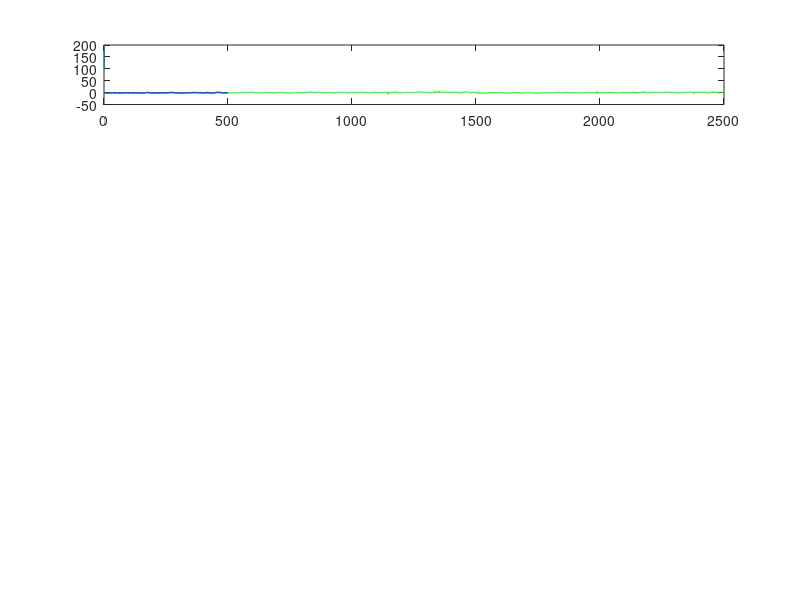

This chart was generated by the following MATLAB code: (Note: this script raises an error after producing the figure.)
function [Clustering] = ClusteringML(TS, MM, MaxStep)

MM=[65:5:80];
%TS=load('TheBells_MFCC.txt');
TS=load('Winding_data.txt');
TS=TS(:,1);
%TS=[TS;TS];

wL = int64(500);
if (~exist('MaxStep','var')), MaxStep=100; end;



%TS=TS(1:wL);

TS = TS(:)';
%clc;
t_ref0 = cputime;
h=figure(4);
h = subplot(5,5,1:5);
W = double(wL);
rate=0;

%hold (h, 'on');

Mark = zeros(1,length(TS));
Cluster = [];
ClusterPath = {};
Cost_Add = [inf 0 0 0];
ActionList(1,:) = [0 0 0];

% Initial Motif variable
for k=1:length(MM)
    Motif(k,:) = [inf 0 0 MM(k)];
end

step=1;
s=1;
e=0;
plot(h,TS,'g','LineWidth',1);
hold on;
while (s<length(TS) && e<length(TS)-1)
    
    e=s+W-1;
    if e>length(TS)-1
        e=length(TS)-1;
    end
    NoMotif(1:length(MM)) = false;
   plot(h,(s:e),TS(s:e),'b','LineWidth',1);
   subplot(h)
   line([s s], [100 200]);
    while (step<MaxStep) %% Fix at most 100 steps
        disp(sprintf(' ===== Step %d ====== buffer: %d:%d',step,s,e));
        t_ref1 = cputime;
        
        disp(' -- Create New Cluster --');
        %%% Motif Discovery %%%
        m_index = 0;
        for k=1:length(MM)
            M=MM(k);
            if (k>1),
                if (NoMotif(k-1)==true),
                    NoMotif(k)=true;
                end
            end
            
            if ( NoMotif(k) == true)
                Cost_Create(k) = inf;
                fprintf('No more motif of length:%d\n',M);
            else
                if (Motif(k,1)==inf)
                    fprintf('Finding motif of length:%d .... ',M);
                    t_ref = cputime;
                    TTS=TS(s:e);
                    MMark=Mark(s:e);
                    motif = MK_Motif(TTS,M,MMark);
                    Motif(k,:) = [motif, M];
                    Motif(k,2)=Motif(k,2)+s-1;
                    Motif(k,3)=Motif(k,3)+s-1;
                    if (Motif(k,1)==inf)
                        NoMotif(k)=true;
                    end
                    fprintf('motif ED:%.2f @[%d, %d]   Finish in %.2f sec\n',motif(1,1),motif(1,2),motif(1,3),cputime-t_ref);
                else
                    disp(sprintf('Motif of length:%d  is ready.',M));
                end
                % To find this best pair, we treat one motif as a hypothesis and
                % see how well it encodes the other
                [Cost_Create(k)]= CostIfCreate(TS,Mark,Cluster,Motif(k,:));
                
            end
        end
        [cost_create m_index] = min(Cost_Create);
        
        
        disp(' -- Add to current Cluster --');
        Cost_Add(:,1) = inf;
        cost_add=inf;
        [Cost_Add] = CostIfAddML(TS,Mark,Cluster,Cost_Add,MM,s,e);
        % Cost_Add(:,2)=Cost_Add(:,2)+step;
        [cost_add a_index] = min(Cost_Add(:,1));
        
        
        disp(' -- Merge 2 Clusters --');
        cost_merge=inf;
        
        [cost_merge TmpCluster MergeInfo] = CostIfMergeML(TS,Mark,Cluster);
        
        
        min_cost = min([cost_create, cost_add, cost_merge]);
        

        if (min_cost >= 0)
            step=step+1;
            break;
        end
        
        if (cost_create == min_cost)
            M = MM(m_index);
            
            [Cluster Mark] = CreateNewCluster(TS,Mark,Cluster,Motif(m_index,:));
            ActionListML(step,:)=[1 Motif(m_index,2) Motif(m_index,3) M];
            disp(sprintf('Choost to Create Cluster    from Motif Len:%d, pos1:%d, pos2:%d',M,Motif(m_index,2),Motif(m_index,3)));
            
            Cluster(length(Cluster)).cost=cost_create;
            hold(h, 'on');
            a=Cluster(length(Cluster)).elm(1,1);
            al=Cluster(length(Cluster)).elm(1,2);
            b=Cluster(length(Cluster)).elm(2,1);
            bl=Cluster(length(Cluster)).elm(2,2);
            plot(h,(a:a+al-1),TS(a:a+al-1),'r','LineWidth',2);
            plot(h,(b:b+bl-1),TS(b:b+bl-1),'r','LineWidth',2);
            
        elseif (cost_add == min_cost)
            pos = Cost_Add(a_index,2);
            cid = Cost_Add(a_index,3);
            M   = Cost_Add(a_index,4);
            [Cluster Mark] = AddToCluster(TS,Mark,Cluster,pos,cid,M);
            ActionListML(step,:)=[2 pos cid M];
            
            Cluster(cid).cost=cost_add;
            hold(h, 'on');
            plot(h,(pos:pos+M-1),TS(pos:pos+M-1),'r','LineWidth',2);
            
            disp('Choose to Add ');
        elseif (cost_merge == min_cost)
            Cluster = TmpCluster;
            cid1=MergeInfo(1);
            cid2=MergeInfo(2);
            M   =MergeInfo(3);
            
            ActionListML(step,:)=[3 cid1 cid2 M];
            disp('Choose to Merge 2 Clusters');
        end
        
      
        %%% Before starting next round - Remove motif
        % % Remove the motifs if the positions inside them are already used
        for k=1:length(MM)
            if (Motif(k,1)~=inf)
                a=Motif(k,2);
                b=Motif(k,3);
                M=Motif(k,4);
                %%%%%%%%%% Better to change here %%%%%%%%%%%%%%
                ChkM = [0, MM(MM<=M)-1];
                if (any(Mark(a+ChkM)==1) || any(Mark(b+ChkM)==1))
                    Motif(k,:) = [inf 0 0 0];      % in next round, do motif discovery again
                end
            end
        end
        % % Remove the added subsequence if some positions inside them are already used
        for ci=1:size(Cost_Add,1)
            if (Cost_Add(ci,1) ~= inf)
                a = Cost_Add(ci,2);
                M = Cost_Add(ci,4);
                ChkM = [0,  MM(MM<=M)-1];
                if (any(Mark(a+ChkM)==1))
                    Cost_Add(ci,:) = [inf 0 0 0];      % in next round, do find added cluster again
                end
            end
        end
        
        plot(h,Mark*(100));
        %DisplayClusterA(TS,Cluster,1);
         
        %disp(sprintf('.. Finish Step %d in %.2f sec',step,cputime-t_ref1));
        %         if (length(DList)>3)&&(DList(end-3) > 0),
        %             disp('Terminated because min_cost > 2');
        %             break;
        %         end;
        
        
        clf(h);
        for clusloc=1:length(Cluster);
            
            h1 = subplot(5,5,clusloc+5);
            hold off;
            for j=1:size(Cluster(clusloc).elm,1)
                pos=Cluster(clusloc).elm(j,1);
                Ln=Cluster(clusloc).elm(j,2);
                r=DNorm_Unif(TS(pos:pos+Ln-1));
                plot(h1,r,'b','LineWidth',1);
                hold on;
            end
            plot(h1,Cluster(clusloc).cenTS,'r','LineWidth',2);
            drawnow
            
            xlabel(h1,sprintf('CreCos:%5.2f',Cluster(clusloc).cost));
            
        end
        
        DList(step)=min_cost;
        ClusterPath{end+1} = Cluster;
        
        disp(sprintf('.. Finish Step %d in %.2f sec',step,cputime-t_ref1));
        
        step = step+1;
        
        %         for sr=s:e-M
        %             if ~any(Mark(sr:sr+M))
        %                 s=sr;
        %                 break;
        %             end
        %         end
    end
    s=max(find(Mark==1))+1;
    % s=s+W;
    save;
end
    Clustering.TS    = TS;
    Clustering.MM    = MM;
    Clustering.CPath = ClusterPath;
    Clustering.AList = ActionListML;
    Clustering.DList = DList;    
    disp(sprintf('Finish All %.2f sec',step,cputime-t_ref0));
    DisplayClusterML(Clustering)
end

%%
function d=ED(ts1,ts2)
d = sqrt(sum((ts1-ts2).^2));
end

%% Note: motif is a struct
function [cost_create]= CostIfCreate(TS,Mark,Cluster,motif)
if (motif(1,1)==inf),  cost_create=inf; return; end

clen = length(Cluster);
a = motif(1,2);
b = motif(1,3);
M = motif(1,4);
ts1 = DNorm_Unif(TS(a:a+M-1));
ts2 = DNorm_Unif(TS(b:b+M-1));
%%% BUG_ROUND
center = round((ts1+ts2)/2);

Mark(a:a+M-1)=1;
Mark(b:b+M-1)=1;

Xshf=0;
Cluster(clen+1).elm(1,:) = [a, M, Xshf];
Cluster(clen+1).elm(2,:) = [b, M, Xshf];
Cluster(clen+1).cenTS = center;
Cluster(clen+1).cenM = M;
Cluster(clen+1).minXs = 0;
Cluster(clen+1).maxXs = 0;
Cluster(clen+1).minM = M;
Cluster(clen+1).maxM = M;

%%% New MDL: Bits Save / length
diff1 = MDL(ts1-center);
diff2 = MDL(ts2-center);
MDL_OLD = (MDL(ts1)+MDL(ts2))/M;
MDL_NEW = (MDL(center)+ min(diff1,diff2))/M;  % ????
cost_create = MDL_NEW - MDL_OLD;
end


%%
function [Cluster Mark] = CreateNewCluster(TS,Mark,Cluster,motif)

clen = length(Cluster);
a = motif(1,2);
b = motif(1,3);
M = motif(1,4);
ts1 = DNorm_Unif(TS(a:a+M-1));
ts2 = DNorm_Unif(TS(b:b+M-1));
center = round((ts1+ts2)/2);

Xshf=0;
Cluster(clen+1).elm(1,:) = [a, M, Xshf];
Cluster(clen+1).elm(2,:) = [b, M, Xshf];
Cluster(clen+1).cenTS = center;
Cluster(clen+1).cenM = M;
Cluster(clen+1).minXs = 0;
Cluster(clen+1).maxXs = 0;
Cluster(clen+1).minM = M;
Cluster(clen+1).maxM = M;

if (any(Mark(a:a+M-1)) || any(Mark(b:b+M-1)))
    fprintf('Warning!! CreateNewCluster:: Mark twice!!\n');
    pause(1);
end

Mark(a:a+M-1)=1;
Mark(b:b+M-1)=1;
end



%%
function [Cost_Add] = CostIfAddML(TS,Mark,Cluster,Cost_Add,MM,s,e)
if (length(Cluster) < 1),
    Cost_Add = [inf 0 0 0];
    return;
end

for ci=1:length(Cluster)
    [Cost_Add(ci,:)] = FindAddedClusterML(TS,Mark,Cluster,ci,MM,s,e);
    cadd = Cost_Add(ci,:);
    fprintf('Add=> cid:%d, ts:%d, M=%d,  cost=%.2f\n',cadd(3),cadd(2),cadd(4),cadd(1));
end
end


%% Brute Force to find the next candidate to merge
function [cost_Add] = FindAddedClusterML(TS,Mark,Cluster,ci,MM,s,e)

cenTS = Cluster(ci).cenTS;
M = Cluster(ci).cenM;

bsf_ed = inf;
for p=s:e-M+1
    ChkM = [0,  MM(MM<=M)-1];
    if (any(Mark(p+ChkM)==1))
        continue;
    end
    
    
    ed = ED(cenTS,DNorm_Unif(TS(p:p+M-1)));
    if (bsf_ed > ed)
        bsf_ed  = ed;
        bsf_pos = p;
        bsf_cid = ci;
    end
end

if (bsf_ed==inf)
    cost_Add = [inf 0 0 0];
else
    %%% Old MDL: Bits Save / length
    MDL_OLD1 = MDL_Cluster_i(TS,Cluster(bsf_cid))/M;   %DLC(C)
    MDL_OLD2 = MDL(DNorm_Unif(TS(bsf_pos:bsf_pos+M-1)))/M;   %DL(A)
    MDL_OLD = MDL_OLD1 + MDL_OLD2;        % DL(Before)
    
    cen1 = Cluster(bsf_cid).cenTS;
    
    Cluster = AddToCluster(TS,Mark,Cluster,bsf_pos,bsf_cid,M);
    cen2 = Cluster(bsf_cid).cenTS;
    
    %%% New MDL: Bits Save / length
    MDL_NEW = MDL_Cluster_i(TS,Cluster(bsf_cid))/M;
    cost = MDL_NEW - MDL_OLD;
    cost_Add = [cost bsf_pos bsf_cid M];
end
end


%%
function [Cluster Mark] = AddToCluster(TS,Mark,Cluster,pos,cid,M)
Mark(pos:pos+M-1)=1;
Cluster(cid).elm(end+1,:) = [pos M 0];
n = size(Cluster(cid).elm,1);
old_cen = Cluster(cid).cenTS;
new_cen = round(( (n-1)*old_cen + DNorm_Unif(TS(pos:pos+M-1)) )/n);
Cluster(cid).cenTS = new_cen;
end


%%
function [cost Cluster MergeInfo] = CostIfMergeML(TS,Mark,Cluster)
if (length(Cluster) < 2), cost=inf; MergeInfo = [0 0 0]; return; end;
[Cluster MergeInfo cost] = Find2NearestClustersML(TS,Cluster);
fprintf('Best Merge=> c1:%d, c2:%d,  cost=%.2f\n',MergeInfo(1), MergeInfo(2), cost);
end


function [FCluster MergeInfo cost] = Find2NearestClustersML(TS,Cluster)
FCluster = Cluster;
MergeInfo = [0 0 0];
cost = inf;
bsf_mdl = inf;
for c1 = 1:length(Cluster)
    cen1 = Cluster(c1).cenTS;
    M1   = length(cen1);
    N1   = size(Cluster(c1).elm,1);
    bsf_ed = inf;
    for c2 = c1+1:length(Cluster)
        cen2 = Cluster(c2).cenTS;
        M2   = length(cen2);
        if (c1==c2), continue; end;
        N2   = size(Cluster(c2).elm,1);
        % Find best position of merging center using ED
        
        Mmax = M1+M2;
        for x = 0:Mmax-M2
            %             ts1 = [            cen1, zeros(1,M2+x-M1)];
            %             ts2 = [zeros(1,x), cen2, zeros(1,M1-M2-x)];
            %
            ts1_s = cen1(x+1:min(M1,M2+x));
            ts2_s = cen2(1:min(M1-x,M2));
            new_cen = (ts1_s*N1 + ts2_s*N2)/(N1+N2);
            
            Mc = length(new_cen);
            part1=[]; part2=[];
            if (M1>Mc),  part1 = cen1(1:x); end
            if (M1>M2+x),
                part2 = cen1(M2+x+1:M1);
            else
                part2 = cen2(M1-x+1:M2);
            end
            new_cen = [part1, new_cen, part2];
            
            ed = ED(ts1_s, ts2_s);
            Xshf1 = 0; Xshf2= x;
            [TmpCluster, cost_mdl] = Merge2Cluster(TS,Cluster,c1,c2,Xshf1,Xshf2,new_cen);
            if (bsf_mdl > cost_mdl)
                bsf_mdl = cost_mdl;
                FCluster = TmpCluster;
                MergeInfo = [c1 c2 length(new_cen)];
            end
        end
        
        for x = 0:Mmax-M1
            %             ts1 = [zeros(1,x), cen1, zeros(1,M2-M1-x)];
            %             ts2 = [             cen2, zeros(1,M1+x-M2)];
            
            ts1_s = cen1(1:min(M2-x,M1));
            ts2_s = cen2(x+1:min(M2,M1+x));
            new_cen = (ts1_s*N1 + ts2_s*N2)/(N1+N2);
            
            Mc = length(new_cen);
            part1=[]; part2=[];
            if (M2>Mc),  part1 = cen2(1:x); end
            if (M2>M1+x),
                part2 = cen2(M1+x+1:M2);
            else
                part2 = cen1(M2-x+1:M1);
            end
            new_cen = [part1, new_cen, part2];
            
            ed = ED(ts1_s, ts2_s);
            Xshf1 = x; Xshf2= 0;
            [TmpCluster, cost_mdl] = Merge2Cluster(TS,Cluster,c1,c2,Xshf1,Xshf2,new_cen);
            if (bsf_mdl > cost_mdl)
                bsf_mdl = cost_mdl;
                FCluster = TmpCluster;
                MergeInfo = [c1 c2 length(new_cen)];
            end
        end
    end
    
    
    if (bsf_ed == inf),  continue; end;
end

cost = bsf_mdl;
end

function [FCluster, cost_mdl] = Merge2Cluster(TS,Cluster,c1,c2,Xshf1,Xshf2,cen)
%%% Compute MDL
if (c1>c2),
    [FCluster, cost_mdl] = Merge2Cluster(TS,Cluster,c2,c1,Xshf2,Xshf1,cen);
    return;
end;

Clus1 = Cluster(c1);
Clus2 = Cluster(c2);
MDL_OLD1 = MDL_Cluster_i(TS,Clus1) / Clus1.maxM;
MDL_OLD2 = MDL_Cluster_i(TS,Clus2) / Clus2.maxM;
MDL_OLD  = MDL_OLD1 + MDL_OLD2;

Cluster(c1).elm = [ Clus1.elm(:,1:2), Clus1.elm(:,3)+Xshf1;  ...
    Clus2.elm(:,1:2), Clus2.elm(:,3)+Xshf2];
new_cen = cen;
Cluster(c1).cenTS = new_cen;
Cluster(c1).cenM  = length(new_cen);
Cluster(c1).minM  = min([Clus1.minM, Clus2.minM]);
Cluster(c1).maxM  = max([Clus1.maxM, Clus2.maxM]);
Cluster(c1).minXs = min(Cluster(c1).elm(:,3));
Cluster(c1).maxXs = max(Cluster(c1).elm(:,3));

Cluster(c2) = [];

% %%% New MDL: Bits Save / length
MDL_NEW = MDL_Cluster_i(TS,Cluster(c1)) / Cluster(c1).maxM;
cost_mdl = MDL_NEW - MDL_OLD;
FCluster = Cluster;
end

% %%%%%%%%%%%%%%%%%%%%%%%%%%%%%%%%%%%%%%%%%%%%%%%%%%%%%%%%%%%%%%
% %%%%%%%%%%%%%%%%%%%%%%%% MDL Stuffs  %%%%%%%%%%%%%%%%%%%%%%%%%
% %%%%%%%%%%%%%%%%%%%%%%%%%%%%%%%%%%%%%%%%%%%%%%%%%%%%%%%%%%%%%%
%%
function cost = MDL_Cluster_i(TS,clusi)
cost = 0;
cenTS = clusi.cenTS;
cenM  = clusi.cenM;


cost_diff = 0;
max_mdl_diff = -inf;

for j=1:size(clusi.elm,1) %%%% Careful Here %%%
    pos  = clusi.elm(j,1);
    M    = clusi.elm(j,2);
    Xshf = clusi.elm(j,3);
    
    ts = DNorm_Unif(TS(pos:pos+M-1));
    ts = [zeros(1,Xshf), ts, zeros(1,cenM-M-Xshf)];
    
    mdl_diff = MDL(ts-cenTS);
    max_mdl_diff = max(max_mdl_diff, mdl_diff);
    cost_diff = cost_diff + mdl_diff;
end
%cost_diff = cost_diff - max_mdl_diff;
%cost=MDL(cenTS)
% cost=cost_clus+cost_diff
% DLC(C)=DL(H)+z[DL(A|H)]-max(DL(A|H)
cost = MDL(cenTS) + cost_diff - max_mdl_diff;
end

%%
function cost = MDL(ts)
cost = bitcost_ent(ts);
end

function cost = bitcost_ent(ts)
ts = ts-min(ts)+1;
if (min(ts)==max(ts))
    ts(end) = -ts(end);
end
cost = ent(ts);
end

function cost = ent(ts)
min_val = min(ts);
max_val = max(ts);
f = histc(ts(:),min_val:max_val);
f = f(:)'/sum(f);
ent = -f.*log(f+0.000000000000000000001)./log(2);
cost = length(ts)* sum(ent);
end
